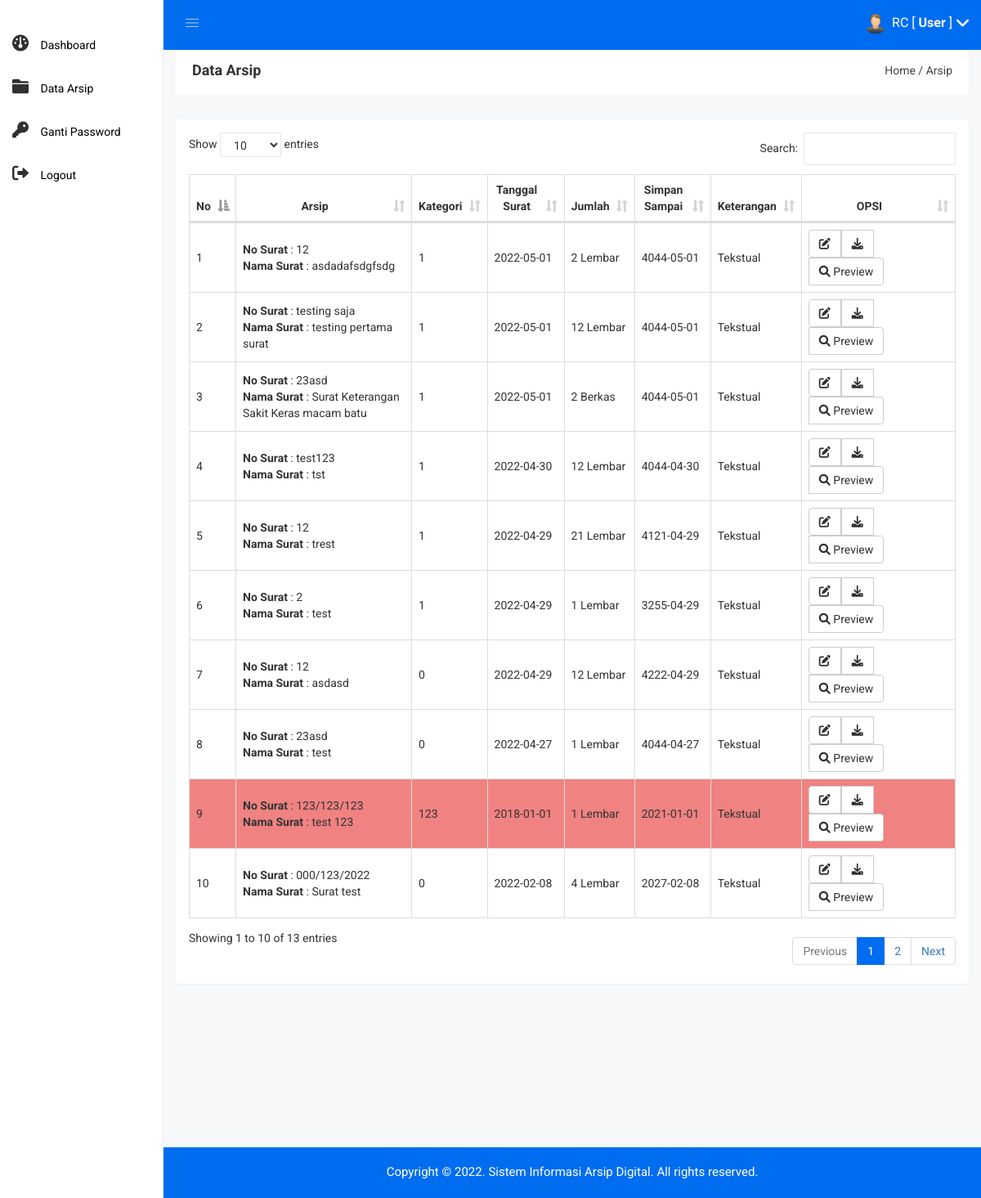
Page /user/arsip.php (signed in) on the committed database.
### tables this page shows
CREATE TABLE `arsip` (
  `arsip_id` int(11) NOT NULL,
  `arsip_waktu_upload` datetime NOT NULL,
  `arsip_petugas` int(11) NOT NULL,
  `arsip_kode` varchar(255) NOT NULL,
  `arsip_nama` varchar(255) NOT NULL,
  `arsip_jenis` varchar(255) NOT NULL,
  `arsip_kategori` int(11) NOT NULL,
  `jenis_surat` text NOT NULL,
  `tanggal_surat` date NOT NULL,
  `jumlah` int(100) NOT NULL,
  `keterangan_jumlah` text NOT NULL,
  `aktif_tahun` text NOT NULL,
  `aktif_sampai` text NOT NULL,
  `arsip_keterangan` text NOT NULL,
  `arsip_file` varchar(255) DEFAULT NULL,
  `aktif_tahun_rc` int(11) NOT NULL
);

### user/arsip.php (the view, shortened to what this page needs)
<?php include 'header.php'; ?>
<div class="breadcome-area">
    <div class="container-fluid">
        <div class="row">
            <div class="col-lg-12 col-md-12 col-sm-12 col-xs-12">
                <div class="breadcome-list">
                    <div class="row">
                        <div class="col-lg-6 col-md-6 col-sm-6 col-xs-12">
                            <div class="breadcome-heading">
                                <h4 style="margin-bottom: 0px">Data Arsip</h4>
                            </div>
                        </div>
                        <div class="col-lg-6 col-md-6 col-sm-6 col-xs-12">
                            <ul class="breadcome-menu" style="padding-top: 0px">
                                <li><a href="#">Home</a> <span class="bread-slash">/</span></li>
                                <li><span class="bread-blod">Arsip</span></li>
                            </ul>
                        </div>
                    </div>
                </div>
            </div>
        </div>
    </div>
</div>
<div class="container-fluid">
    <div class="panel">
        <div class="panel-body table-responsive">
            <table id="table" class="table table-bordered  table-datatable">
                <thead>
                    <tr class="text-center">
                        <th width="1%">No</th>
                        <th>Arsip</th>
                        <th>Kategori</th>
                        <th>Tanggal Surat</th>
                        <th>Jumlah</th>
                        <th>Simpan Sampai</th>
                        <th>Keterangan</th>
                        <th class="text-center" width="20%">OPSI</th>
                    </tr>
                </thead>
                <tbody>
                    <?php
                    $no = 1;
                    $sekarang =  date('Y-m-d');
                    $arsip = mysqli_query($koneksi, "SELECT * FROM arsip,kategori,petugas WHERE arsip_petugas=petugas_id and aktif_sampai>$sekarang ORDER BY arsip_id DESC");
                    while ($p = mysqli_fetch_array($arsip)) {
                        $tgl1 = $p['aktif_sampai'];
                        $tgl2 = $p['aktif_tahun_rc'];
                        $tglaktif = date('Y-m-d', strtotime(+$tgl2 . 'year', strtotime($tgl1)));
                    ?>
                    <tr class="<?php
                                    if ($tglaktif < $sekarang) {
                                        echo "bg-1";
                                    }
                                    ?>">
                        <td><?php echo $no++; ?></td>
                        <td>
                            <b>No Surat</b> : <?php echo $p['arsip_kode'] ?><br>
                            <b>Nama Surat</b> : <?php echo $p['arsip_nama'] ?><br>
                        </td>
                        <td><?php echo $p['arsip_kategori'] ?></td>
                        <td><?php echo $p['tanggal_surat'] ?></td>
                        <td><?php echo $p['jumlah'] . " " . $p['keterangan_jumlah'] ?></td>
                        <td><?php echo $tglaktif ?></td>
                        <td><?php echo $p['arsip_keterangan'] ?></td>
                        <td class="text-center">
                            <div class="btn-group">
                                <a href="arsip_edit.php?id=<?php echo $p['arsip_id']; ?>" class="btn btn-default"><i
                                        class="fa fa-edit"></i></a>
                                <a target="_blank" class="btn btn-default"
                                    href="arsip_download.php?id=<?php echo $p['arsip_id']; ?>"><i
                                        class="fa fa-download"></i></a>
                                <a target="_blank" href="arsip_preview.php?id=<?php echo $p['arsip_id']; ?>"
                                    class="btn btn-default"><i class="fa fa-search"></i> Preview</a>
                            </div>
                        </td>
                    </tr>
                    <?php
                    }
                    ?>
                </tbody>
            </table>
        </div>
    </div>
</div>
<?php include 'footer.php'; ?>

### assets/css/main.css (style rules this page uses)
html { color: #222; font-size: 1em; line-height: 1.4; }

### assets/css/style.css (style rules this page uses)
table .btn { margin: 0px !important; }
td { vertical-align: middle !important; }

### assets/js/DataTables/datatables.css (style rules this page uses)
table.dataTable { clear: both; margin-top: 6px !important; margin-bottom: 6px !important; max-width: none !important; border-collapse: separate !important; }
table.dataTable td, table.dataTable th { -webkit-box-sizing: content-box; box-sizing: content-box; }
table.dataTable thead > tr > th.sorting_asc, table.dataTable thead > tr > th.sorting_desc, table.dataTable thead > tr > th.sorting, table.dataTable thead > tr > td.sorting_asc, table.dataTable thead > tr > td.sorting_desc, table.dataTable thead > tr > td.sorting { padding-right: 30px; }
table.dataTable thead .sorting, table.dataTable thead .sorting_asc, table.dataTable thead .sorting_desc, table.dataTable thead .sorting_asc_disabled, table.dataTable thead .sorting_desc_disabled { cursor: pointer; position: relative; }
table.dataTable thead .sorting:after, table.dataTable thead .sorting_asc:after, table.dataTable thead .sorting_desc:after, table.dataTable thead .sorting_asc_disabled:after, table.dataTable thead .sorting_desc_disabled:after { position: absolute; bottom: 8px; right: 8px; display: block; font-family: 'Glyphicons Halflings'; opacity: 0.5; }
table.dataTable thead .sorting:after { opacity: 0.2; content: "\e150"; }
table.dataTable thead .sorting_asc:after { content: "\e155"; }
table.table-bordered.dataTable th, table.table-bordered.dataTable td { border-left-width: 0; }
table.table-bordered.dataTable th:last-child, table.table-bordered.dataTable th:last-child, table.table-bordered.dataTable td:last-child, table.table-bordered.dataTable td:last-child { border-right-width: 0; }
table.table-bordered.dataTable tbody th, table.table-bordered.dataTable tbody td { border-bottom-width: 0; }

### user/arsip.php (style rules this page uses)
thead, th { text-align: center; }
.bg-1 { background-color: rgba(228, 24, 24, 0.541); }

### rows in the picture
arsip: arsip_kode "12", arsip_nama "asdadafsdgfsdg", arsip_kategori "1", tanggal_surat "2022-05-01", jumlah "2", keterangan_jumlah "Lembar", aktif_sampai "4044-05-01", arsip_keterangan "Tekstual"
arsip: arsip_kode "testing saja", arsip_nama "testing pertama surat", arsip_kategori "1", tanggal_surat "2022-05-01", jumlah "12", keterangan_jumlah "Lembar", aktif_sampai "4044-05-01", arsip_keterangan "Tekstual"
arsip: arsip_kode "23asd", arsip_nama "Surat Keterangan Sakit Keras macam batu", arsip_kategori "1", tanggal_surat "2022-05-01", jumlah "2", keterangan_jumlah "Berkas", aktif_sampai "4044-05-01", arsip_keterangan "Tekstual"
arsip: arsip_kode "test123", arsip_nama "tst", arsip_kategori "1", tanggal_surat "2022-04-30", jumlah "12", keterangan_jumlah "Lembar", aktif_sampai "4044-04-30", arsip_keterangan "Tekstual"
arsip: arsip_kode "12", arsip_nama "trest", arsip_kategori "1", tanggal_surat "2022-04-29", jumlah "21", keterangan_jumlah "Lembar", aktif_sampai "4121-04-29", arsip_keterangan "Tekstual"
arsip: arsip_kode "2", arsip_nama "test", arsip_kategori "1", tanggal_surat "2022-04-29", jumlah "1", keterangan_jumlah "Lembar", aktif_sampai "3255-04-29", arsip_keterangan "Tekstual"
arsip: arsip_kode "12", arsip_nama "asdasd", arsip_kategori "0", tanggal_surat "2022-04-29", jumlah "12", keterangan_jumlah "Lembar", aktif_sampai "4222-04-29", arsip_keterangan "Tekstual"
arsip: arsip_kode "23asd", arsip_nama "test", arsip_kategori "0", tanggal_surat "2022-04-27", jumlah "1", keterangan_jumlah "Lembar", aktif_sampai "4044-04-27", arsip_keterangan "Tekstual"
arsip: arsip_kode "123/123/123", arsip_nama "test 123", arsip_kategori "123", tanggal_surat "2018-01-01", jumlah "1", keterangan_jumlah "Lembar", tglaktif "2021-01-01", arsip_keterangan "Tekstual"
arsip: arsip_kode "000/123/2022", arsip_nama "Surat test", arsip_kategori "0", tanggal_surat "2022-02-08", jumlah "4", keterangan_jumlah "Lembar", tglaktif "2027-02-08", arsip_keterangan "Tekstual"

### other values in the picture
$_SESSION['nama'] "RC"
